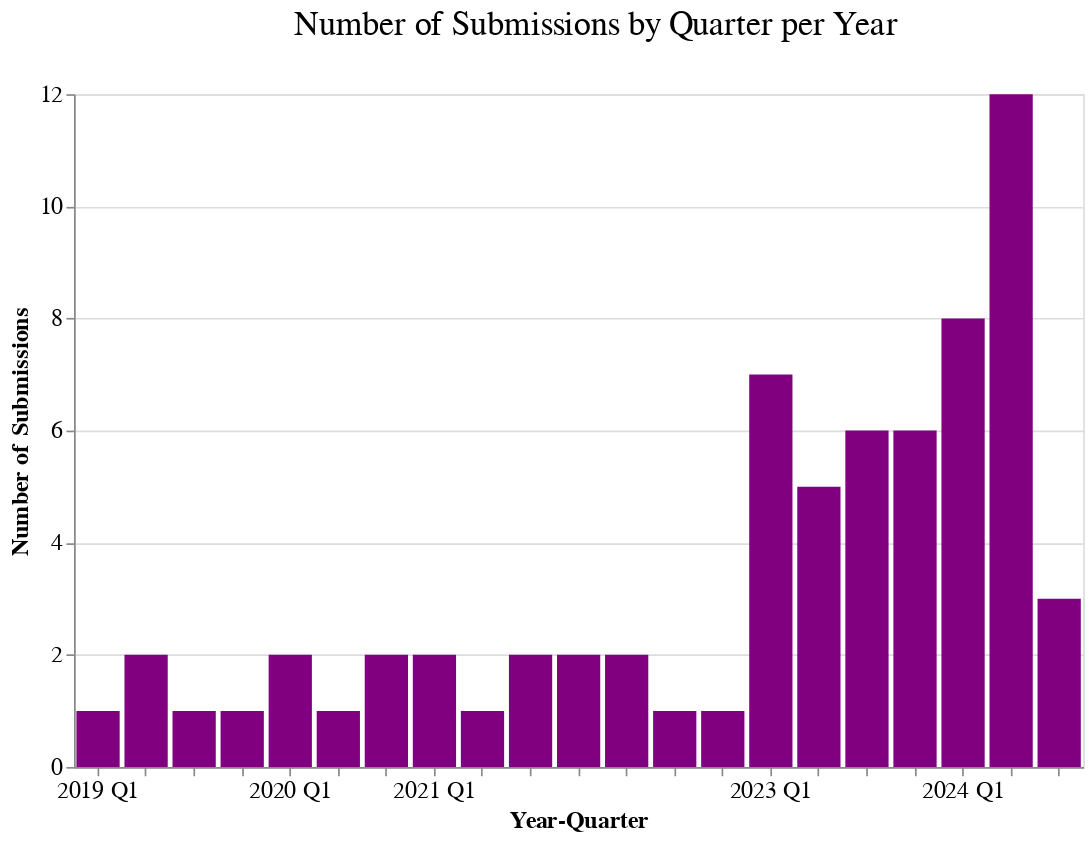

The code cell stored with this chart in its notebook:
### Code cell
axis_labels = """datum.label == '2019Q1' ? '2019 Q1' : 
                datum.label == '2020Q1' ? '2020 Q1' : 
                datum.label == '2021Q1' ? '2021 Q1' : 
                datum.label == '2022Q1' ? '2022 Q1' :
                datum.label == '2023Q1' ? '2023 Q1' :
                datum.label == '2024Q1' ? '2024 Q1' :
                '' """
chart = (
    alt.Chart(quarterly_counts)
    .mark_bar(color="purple")
    .encode(
        x=alt.X(
            "year_quarter:O",
            title="Year-Quarter",
            axis=alt.Axis(
                labelAngle=0,
                labelExpr=axis_labels,
            ),
        ),
        y=alt.Y(
            "count:Q",
            title="Number of Submissions",
            axis=alt.Axis(tickCount=5),
        ),
        tooltip=[
            alt.Tooltip("year_quarter:O", title="Quarter"),
            alt.Tooltip("count:Q", title="Number of Issues"),
        ],
    )
    .properties(
        title="Number of Submissions by Quarter per Year",
        width=600,
        height=400,
    )
)

chart.show()

### Figure 1 — Vega-Lite specification as saved in the notebook (floating-point values rounded to 4 significant figures)
{"config": {"title": {"fontSize": 20, "font": "Poppins", "anchor": "middle", "color": "black", "fontWeight": 400, "dy": -20, "dx": 10}, "axis": {"labelFontSize": 14, "titleFontSize": 14, "titleFont": "Poppins", "labelFont": "Poppins"}, "legend": {"labelFontSize": 12, "titleFontSize": 14, "titleFont": "Poppins", "labelFont": "Poppins"}, "bar": {"color": "purple", "fill": "purple"}, "line": {"color": "purple"}, "view": {"height": 300, "width": 600, "padding": {"top": 190, "left": 10, "right": 10, "bottom": 90}}}, "data": {"name": "data-79bcb96424eed99472e8814e7c48c098"}, "mark": {"type": "bar", "color": "purple"}, "encoding": {"tooltip": [{"field": "year_quarter", "title": "Quarter", "type": "ordinal"}, {"field": "count", "title": "Number of Issues", "type": "quantitative"}], "x": {"axis": {"labelAngle": 0, "labelExpr": "datum.label == '2019Q1' ? '2019 Q1' : \n                datum.label == '2020Q1' ? '2020 Q1' : \n                datum.label == '2021Q1' ? '2021 Q1' : \n                datum.label == '2022Q1' ? '2022 Q1' :\n                datum.label == '2023Q1' ? '2023 Q1' :\n                datum.label == '2024Q1' ? '2024 Q1' :\n                '' "}, "field": "year_quarter", "title": "Year-Quarter", "type": "ordinal"}, "y": {"axis": {"tickCount": 5}, "field": "count", "title": "Number of Submissions", "type": "quantitative"}}, "height": 400, "title": "Number of Submissions by Quarter per Year", "width": 600, "$schema": "https://vega.github.io/schema/vega-lite/v5.17.0.json", "datasets": {"data-79bcb96424eed99472e8814e7c48c098": [{"year_quarter": "2019Q1", "count": 1}, {"year_quarter": "2019Q2", "count": 2}, {"year_quarter": "2019Q3", "count": 1}, {"year_quarter": "2019Q4", "count": 1}, {"year_quarter": "2020Q1", "count": 2}, {"year_quarter": "2020Q2", "count": 1}, {"year_quarter": "2020Q3", "count": 2}, {"year_quarter": "2021Q1", "count": 2}, {"year_quarter": "2021Q2", "count": 1}, {"year_quarter": "2021Q3", "count": 2}, {"year_quarter": "2021Q4", "count": 2}, {"year_quarter": "2022Q2", "count": 2}, {"year_quarter": "2022Q3", "count": 1}, {"year_quarter": "2022Q4", "count": 1}, {"year_quarter": "2023Q1", "count": 7}, {"year_quarter": "2023Q2", "count": 5}, {"year_quarter": "2023Q3", "count": 6}, {"year_quarter": "2023Q4", "count": 6}, {"year_quarter": "2024Q1", "count": 8}, {"year_quarter": "2024Q2", "count": 12}, {"year_quarter": "2024Q3", "count": 3}]}}
